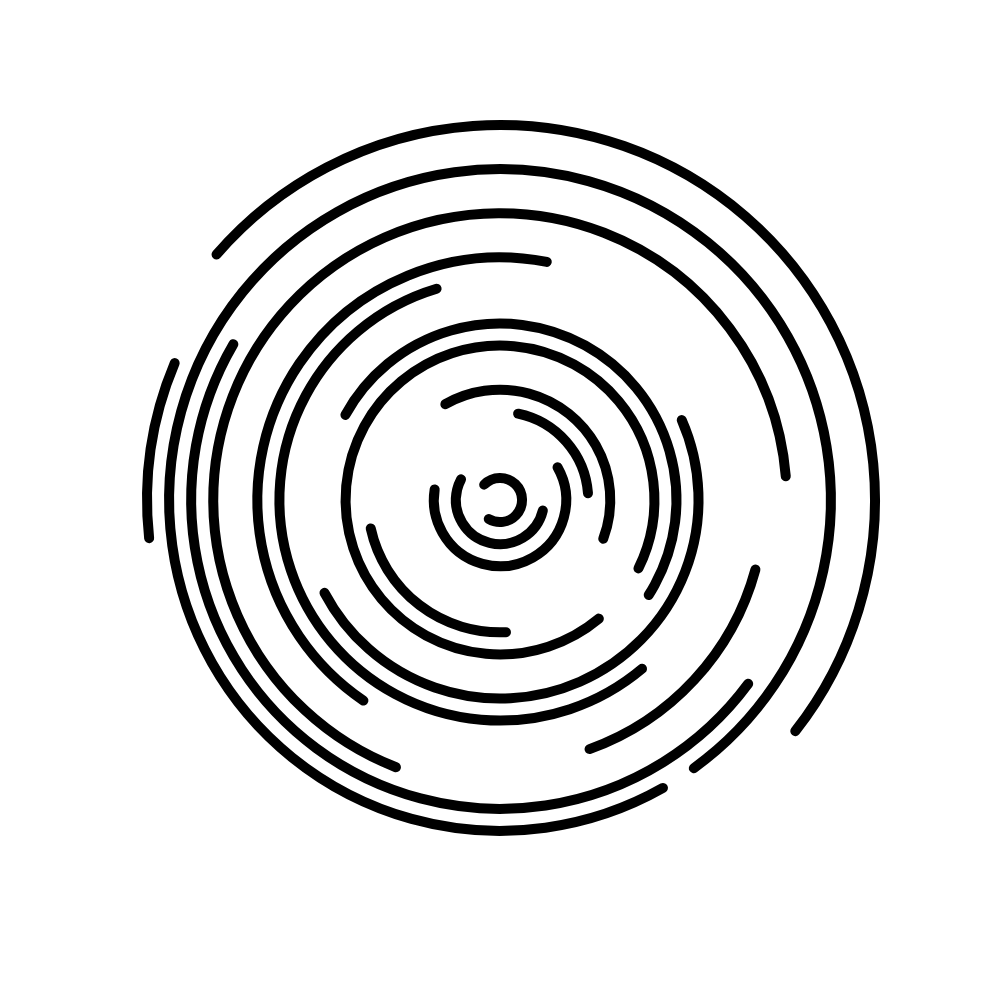
Frame 1 (no input)
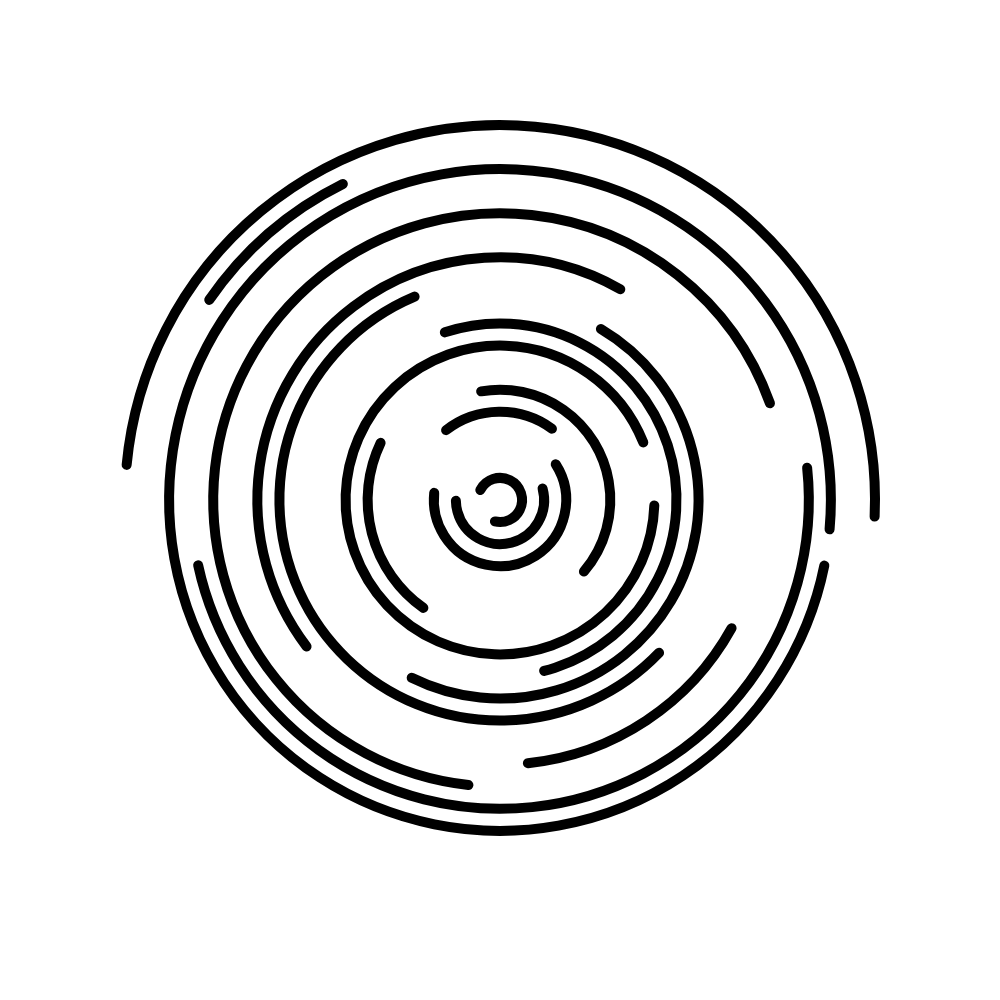
Frame 60 (no input)
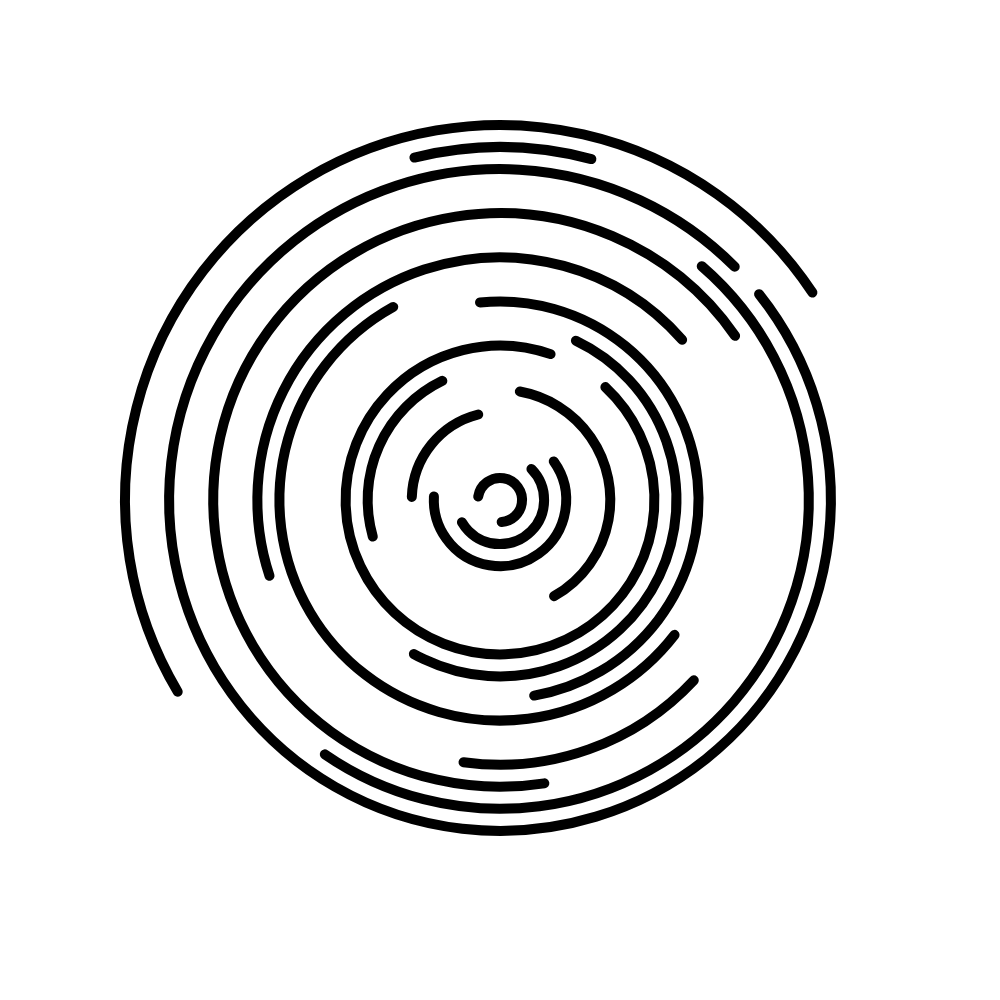
Frame 120 (the mouse pressed at the canvas centre since frame 60)

The p5.js sketch that drew these frames (run headless with seeded random() and noise() and a simulated clock; from frame 60 on, the mouse is pressed at the canvas centre):

// p5.js sketch
// ── sketch.js
// Code initially from p5 demos (rings): https://glitch.com/edit/#!/p5-example-rings?path=sketch.js

const rings = [];

function setup () {
  createCanvas(1000, 1000);
//   background(255);

  const count = floor(random(10, 20));
  for (let i = 0; i < count; i++) {
    const diameter = ((i + 1) / count);
    const arcLength = random(PI * 0.05, PI * 2);
    const arcAngle = random(-PI * 2, PI * 5);
    const spinSpeed = random(-0.5, 0.5);
    rings.push({
      spinSpeed,
      diameter,
      arcLength,
      arcAngle
    });
  }
}

function draw() {
  background(255);

  const minDim = Math.min(1000, 1000);
  
  noFill();
  strokeWeight(minDim * 0.01);

  let d = minDim;
  d -= d * 0.25;
  
  for (let i = 0; i < rings.length; i++) {
    const {
      diameter,
      arcLength,
      arcAngle,
      spinSpeed
    } = rings[i];
    
    const spin = millis() / 500 * spinSpeed;
    arc(
      width / 2,
      height / 2,
      diameter * d,
      diameter * d,
      spin + arcAngle,
      spin + arcAngle + Math.PI * arcLength
    );
  }
}
